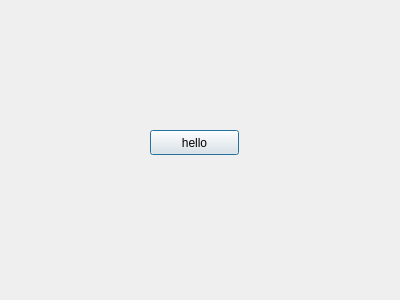
<?xml version="1.0" encoding="UTF-8"?>
<ui version="4.0">
 <class>Dialog</class>
 <widget class="QDialog" name="Dialog">
  <property name="geometry">
   <rect>
    <x>0</x>
    <y>0</y>
    <width>400</width>
    <height>300</height>
   </rect>
  </property>
  <property name="windowTitle">
   <string>Dialog</string>
  </property>
  <widget class="QPushButton" name="pushButton">
   <property name="geometry">
    <rect>
     <x>150</x>
     <y>130</y>
     <width>89</width>
     <height>25</height>
    </rect>
   </property>
   <property name="text">
    <string>hello</string>
   </property>
  </widget>
 </widget>
 <resources/>
 <connections/>
</ui>
